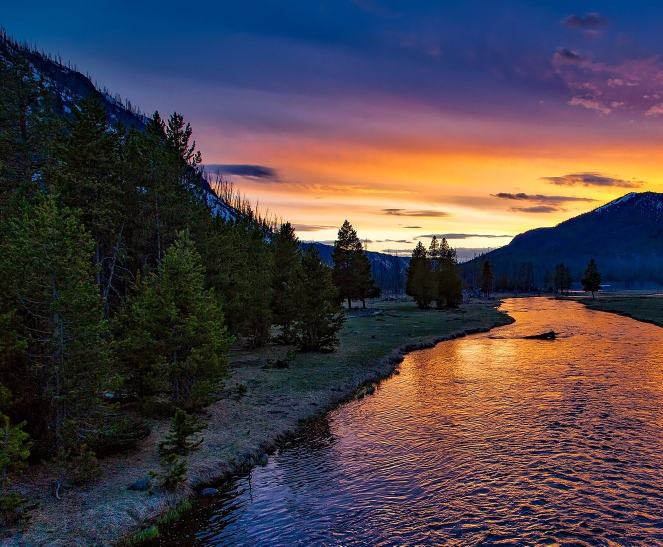
#> input picture PanoramaStitching/PanoramaImageProcessing/yellowstone-national-park-left.jpg, 1325 x 1093 px (shown at 1/2 size)
$ python main.py
#> lines starting #> are read from the running program, lines starting #| are printed output that depends on the picture; after the words box and inside, x2 and y2 are one past the last pixel; in counts of white or black regions, pixels touching at a corner belong together
#Import Libraries
import cv2
import numpy as np

# Load our images
left = cv2.imread("yellowstone-national-park-left.jpg")
#> left is the input picture: shape (1093, 1325, 3); mean B, G, R 72, 65.3, 75.5
left = cv2.resize(left, (0,0), fx=0.5, fy=0.5)
#> left: shape (546, 662, 3)
right = cv2.imread("yellowstone-national-park-right.jpg")
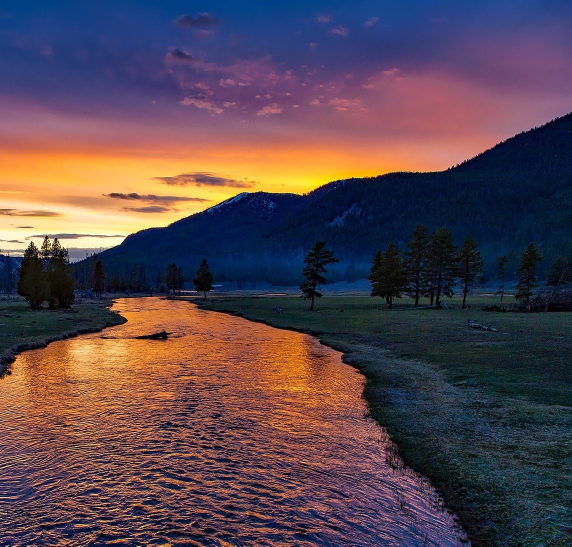
#> input picture PanoramaStitching/PanoramaImageProcessing/yellowstone-national-park-right.jpg, 1143 x 1093 px (shown at 1/2 size)
#> right is the input picture: shape (1093, 1143, 3); mean B, G, R 79.1, 70, 88.3
right = cv2.resize(right, (0,0), fx=0.5, fy=0.5)
#> right: shape (546, 572, 3)

#To achieve more accurate results we will load our two images as a grayscale.
left_gray = cv2.cvtColor(left, cv2.COLOR_BGR2GRAY)
right_gray = cv2.cvtColor(right, cv2.COLOR_BGR2GRAY)
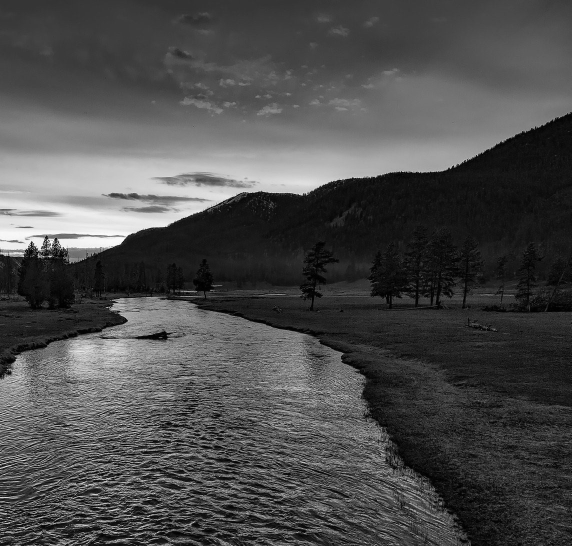
#> right_gray: shape (546, 572); min 0, max 251, mean 76.6

#Initiative start detector orb fot detect keypoints both images.
orb = cv2.ORB_create(nfeatures=800)

# find the keypoints with orb
kp_left, des_left = orb.detectAndCompute(left_gray,None)
#> kp_left = 800 keypoints; strongest (x, y, size): (337, 239, 31), (433, 237, 31), (297, 238, 31), (346, 221, 31)
kp_right, des_right = orb.detectAndCompute(right_gray,None)
#> kp_right = 800 keypoints; strongest (x, y, size): (45, 237, 31), (31, 243, 31), (46, 238, 37.2), (38, 249, 31)
cv2.imshow('left', cv2.drawKeypoints(left, kp_left, None, (255, 255, 0)))
cv2.imshow('right', cv2.drawKeypoints(right, kp_right , None, (255, 255, 0)))
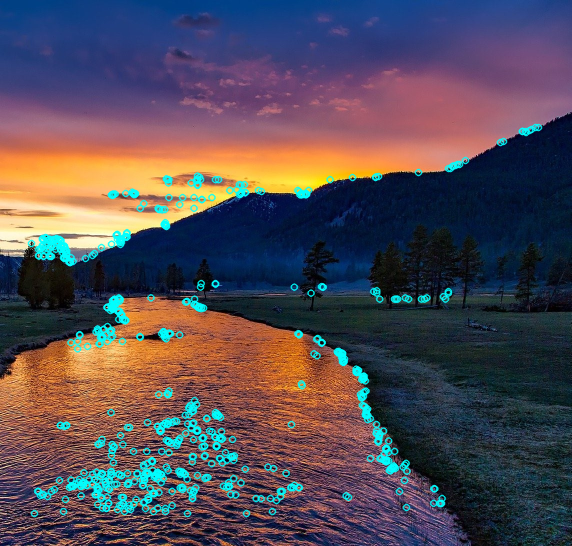
#> window 'right': shape (546, 572, 3); mean B, G, R 85.6, 76.2, 84.5

#create BFMatcher object with default parameters
bf = cv2.BFMatcher_create(cv2.NORM_HAMMING)

#Match descriptors
matches = bf.knnMatch(des_left, des_right, k=2)
#> matches = 800 matches

# Apply ratio test
good_list = []
good = []
for m,n in matches:
    if m.distance < 0.5*n.distance:
        good_list.append([m])
        good.append(m)
#> after the loop, good = 181 matches; good_list = 181 matches

cv2.imshow('matches', cv2.drawMatchesKnn(left_gray, kp_left, right_gray, kp_right, good_list, None, flags = cv2.DrawMatchesFlags_NOT_DRAW_SINGLE_POINTS))
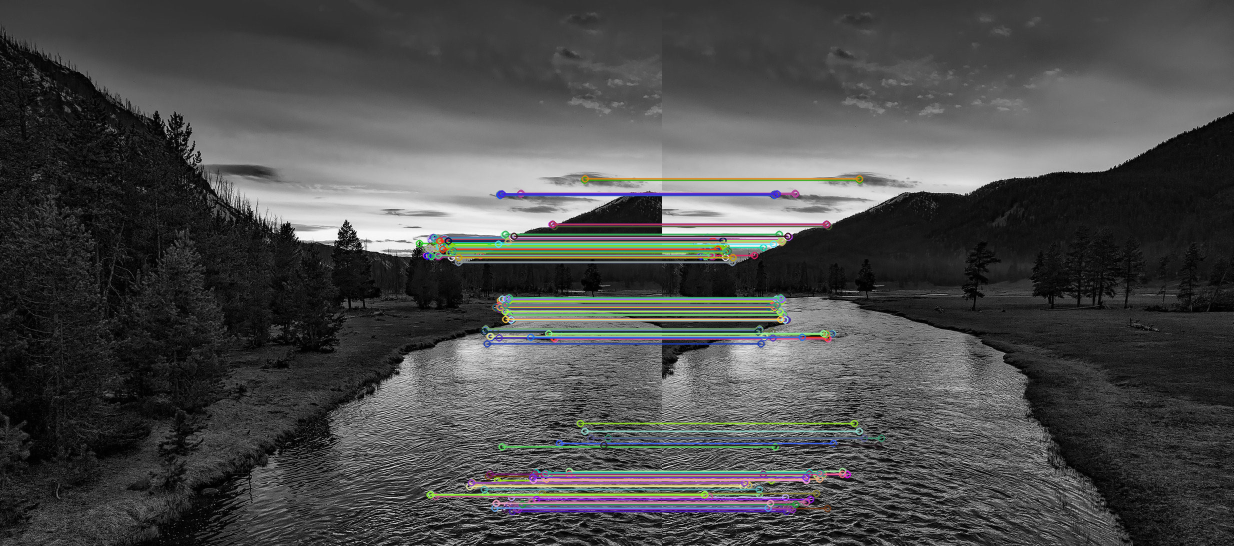
#> window 'matches': shape (546, 1234, 3); mean B, G, R 74.7, 75.1, 74.7

minimum_match_count = 10
if len(good) > minimum_match_count:
    # Convert keypoints to an argument for findHomography
    src_pts = np.float32([kp_right[m.trainIdx].pt for m in good]).reshape(-1, 1, 2)
#> src_pts = 181 rows, first 8: [119, 505], [70, 262], [112, 309], [43, 240], [47, 240], [53, 240], [114, 300], [129, 505]
    dst_pts = np.float32([kp_left[m.queryIdx].pt for m in good]).reshape(-1, 1, 2)
#> dst_pts = 181 rows, first 8: [507, 505], [458, 262], [500, 309], [431, 240], [435, 240], [441, 240], [502, 300], [517, 505]

    # Establish a homography
    H, masked = cv2.findHomography(src_pts, dst_pts, cv2.RANSAC, 5.0)
#> H = [[0.996, -0.00101, 388.1], [-0.000703, 0.997, 0.535], [-2.24e-06, -3.78e-06, 1]]; masked = 181 values from 1 to 1

dst = cv2.warpPerspective(right,H,(left.shape[1] + right.shape[1], left.shape[0]))
dst[0:left.shape[0], 0:left.shape[1]] = left
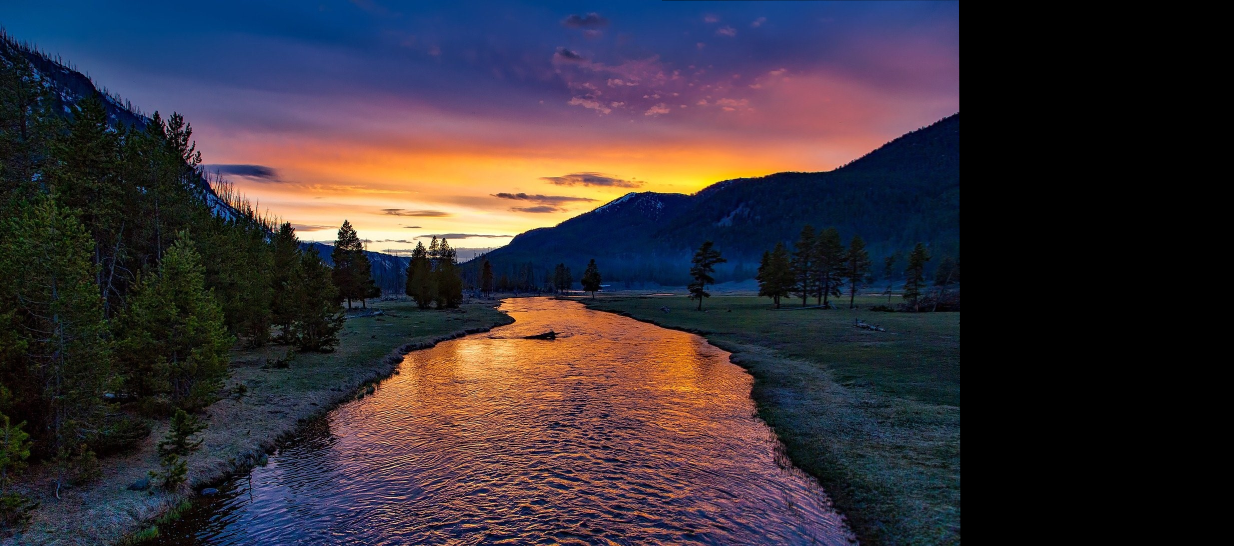
#> dst: shape (546, 1234, 3); mean B, G, R 56.4, 48.7, 56.1
cv2.imshow('final', dst)

gray = cv2.cvtColor(dst,cv2.COLOR_BGR2GRAY)
_,thresh = cv2.threshold(gray,1,255,cv2.THRESH_BINARY)
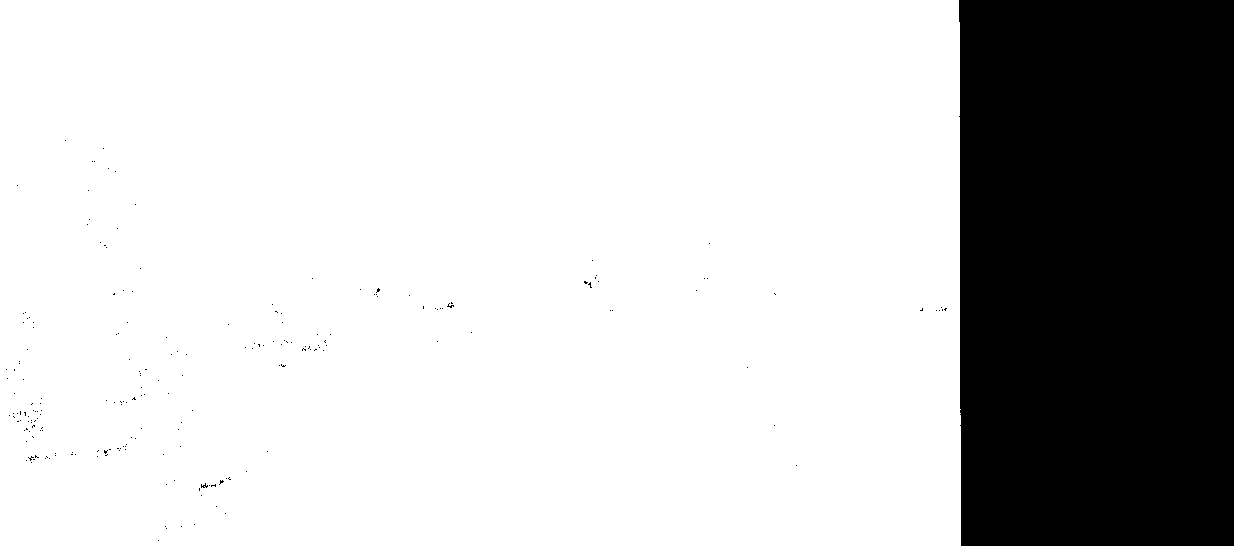
#> thresh: shape (546, 1234); 77.8% white; 210 black regions (209 under 20 px)
contours,hierarchy = cv2.findContours(thresh,cv2.RETR_EXTERNAL,cv2.CHAIN_APPROX_SIMPLE)
#> contours = 1 contour; box (x1, y1, x2, y2) and area: (0, 0, 961, 546) 522764
cnt = contours[0]
#> cnt = contour of 19 points, box (x1, y1, x2, y2) (0, 0, 961, 546), area 522764
x,y,w,h = cv2.boundingRect(cnt)
#> x = 0; y = 0; w = 961; h = 546
crop = dst[y:y+h,x:x+w]
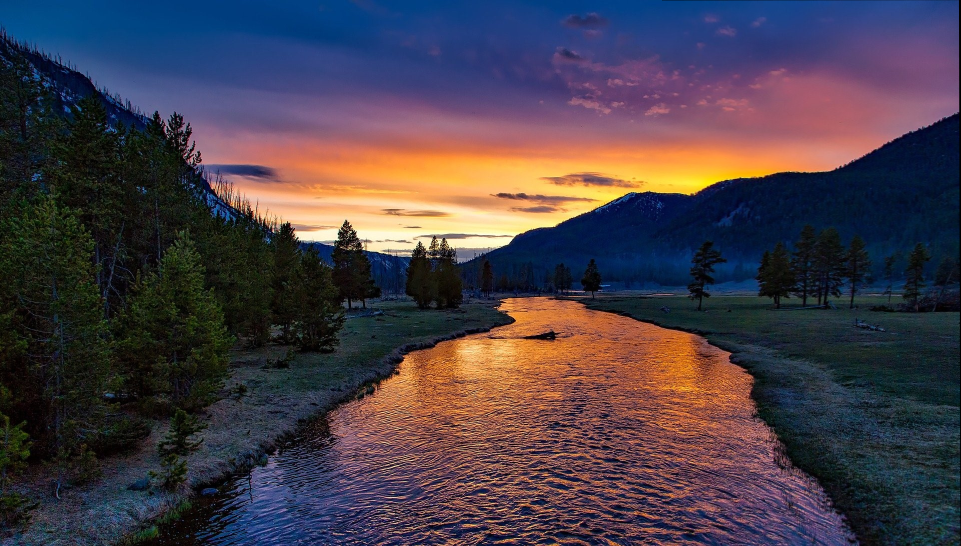
#> crop: shape (546, 961, 3); mean B, G, R 72.4, 62.5, 72.1

cv2.imshow('final', crop)
cv2.waitKey(0)
cv2.destroyAllWindows()
